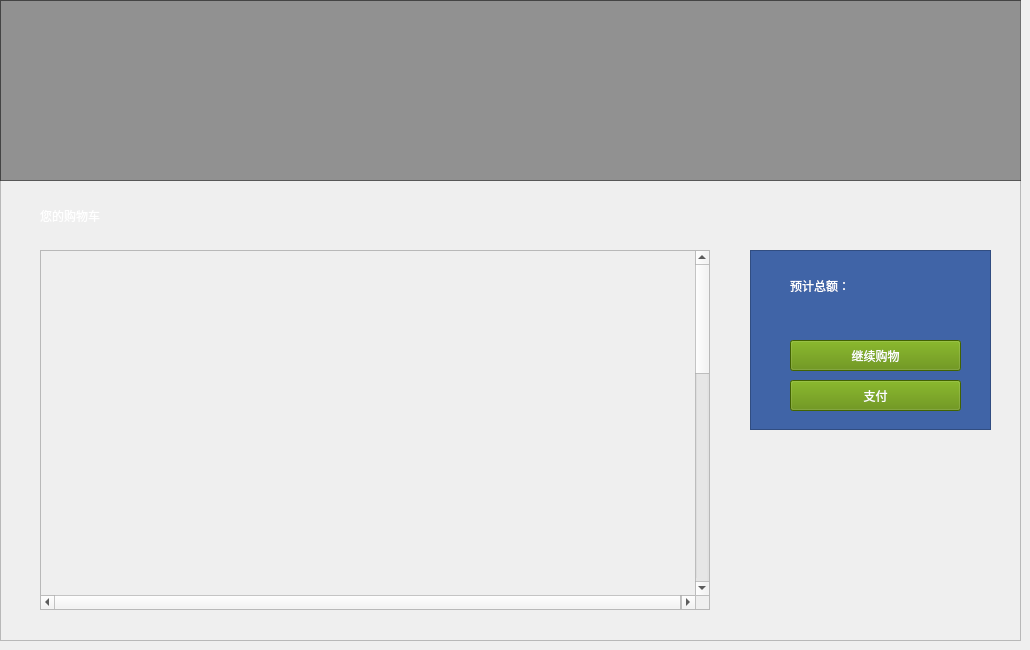
          <widget class="QWidget" name="page_PersonalShoppinCartPage">
           <widget class="QFrame" name="frame_10">
            <property name="geometry">
             <rect>
              <x>0</x>
              <y>0</y>
              <width>1021</width>
              <height>641</height>
             </rect>
            </property>
            <property name="frameShape">
             <enum>QFrame::StyledPanel</enum>
            </property>
            <property name="frameShadow">
             <enum>QFrame::Raised</enum>
            </property>
            <widget class="QFrame" name="frame_20">
             <property name="geometry">
              <rect>
               <x>0</x>
               <y>0</y>
               <width>1031</width>
               <height>181</height>
              </rect>
             </property>
             <property name="styleSheet">
              <string notr="true">background-color: rgba(0, 0, 0, 100);  </string>
             </property>
             <property name="frameShape">
              <enum>QFrame::StyledPanel</enum>
             </property>
             <property name="frameShadow">
              <enum>QFrame::Raised</enum>
             </property>
             <widget class="QPushButton" name="pushButton_7">
              <property name="geometry">
               <rect>
                <x>20</x>
                <y>10</y>
                <width>160</width>
                <height>160</height>
               </rect>
              </property>
              <property name="styleSheet">
               <string notr="true">border-radius: 80px;
	background-color: rgba(0, 0, 0, 0);  </string>
              </property>
              <property name="text">
               <string/>
              </property>
              <property name="icon">
               <iconset resource="resgame_system.qrc">
                <normaloff>:/icon/u=157358869,2307745509&amp;fm=217&amp;app=126&amp;size=f242,150&amp;n=0&amp;f=PNG.png</normaloff>:/icon/u=157358869,2307745509&amp;fm=217&amp;app=126&amp;size=f242,150&amp;n=0&amp;f=PNG.png</iconset>
              </property>
              <property name="iconSize">
               <size>
                <width>320</width>
                <height>320</height>
               </size>
              </property>
             </widget>
             <widget class="QLabel" name="label_Show_UserName_3">
              <property name="geometry">
               <rect>
                <x>193</x>
                <y>59</y>
                <width>581</width>
                <height>71</height>
               </rect>
              </property>
              <property name="styleSheet">
               <string notr="true">	background-color: rgba(0, 0, 0, 0);  
font: 40pt &quot;华光胖头鱼_CNKI&quot;;</string>
              </property>
              <property name="text">
               <string/>
              </property>
             </widget>
            </widget>
            <widget class="QLabel" name="label_6">
             <property name="geometry">
              <rect>
               <x>40</x>
               <y>200</y>
               <width>331</width>
               <height>31</height>
              </rect>
             </property>
             <property name="styleSheet">
              <string notr="true">font: 20pt &quot;华文琥珀&quot;;
background-color: rgb(255, 255, 255，100);
color: rgb(255, 255, 255);</string>
             </property>
             <property name="text">
              <string>您的购物车</string>
             </property>
            </widget>
            <widget class="QScrollArea" name="scrollArea_9">
             <property name="geometry">
              <rect>
               <x>40</x>
               <y>250</y>
               <width>670</width>
               <height>360</height>
              </rect>
             </property>
             <property name="widgetResizable">
              <bool>false</bool>
             </property>
             <widget class="QWidget" name="scrollAreaWidgetContents_Shoppingcart">
              <property name="geometry">
               <rect>
                <x>0</x>
                <y>0</y>
                <width>655</width>
                <height>1000</height>
               </rect>
              </property>
             </widget>
            </widget>
            <widget class="QFrame" name="Classify_Frame_4">
             <property name="geometry">
              <rect>
               <x>750</x>
               <y>250</y>
               <width>241</width>
               <height>180</height>
              </rect>
             </property>
             <property name="styleSheet">
              <string notr="true">QWidget {
         background-color:rgb(64, 100, 167);  
     }</string>
             </property>
             <property name="frameShape">
              <enum>QFrame::StyledPanel</enum>
             </property>
             <property name="frameShadow">
              <enum>QFrame::Raised</enum>
             </property>
             <widget class="QLabel" name="label_7">
              <property name="geometry">
               <rect>
                <x>40</x>
                <y>20</y>
                <width>101</width>
                <height>31</height>
               </rect>
              </property>
              <property name="styleSheet">
               <string notr="true">font: 15pt &quot;华文琥珀&quot;;
background-color: rgb(255, 255, 255，100);
color: rgb(255, 255, 255);</string>
              </property>
              <property name="text">
               <string>预计总额：</string>
              </property>
             </widget>
             <widget class="QPushButton" name="pushButton_Pay">
              <property name="geometry">
               <rect>
                <x>40</x>
                <y>130</y>
                <width>171</width>
                <height>31</height>
               </rect>
              </property>
              <property name="styleSheet">
               <string notr="true">QPushButton {
         background-color: rgb(92, 138, 0);
	color: rgb(255, 255, 255);
     }</string>
              </property>
              <property name="text">
               <string>支付</string>
              </property>
             </widget>
             <widget class="QPushButton" name="pushButton_KeepShopping">
              <property name="geometry">
               <rect>
                <x>40</x>
                <y>90</y>
                <width>171</width>
                <height>31</height>
               </rect>
              </property>
              <property name="styleSheet">
               <string notr="true">QPushButton {
         background-color: rgb(92, 138, 0);
	color: rgb(255, 255, 255);
     }</string>
              </property>
              <property name="text">
               <string>继续购物</string>
              </property>
             </widget>
             <widget class="QLabel" name="label_showAllPrice">
              <property name="geometry">
               <rect>
                <x>150</x>
                <y>20</y>
                <width>54</width>
                <height>31</height>
               </rect>
              </property>
              <property name="text">
               <string/>
              </property>
             </widget>
            </widget>
           </widget>
          </widget>
